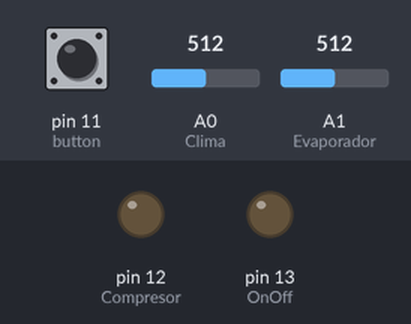
Simulated run of this sketch. Board: Arduino Uno, built with avr-gcc and run on an emulated ATmega328P. Shown: output pins drawn as LEDs (lit = HIGH). The test bench sets the inputs (shaded band); at power-on: pin 11 (button) HIGH, A0 (Clima) = 512, A1 (Evaporador) = 512.

Above: at 1.2 s.
1.3 s: pin 11 (button) pulled LOW for 0.15 s
At 2.7 s:
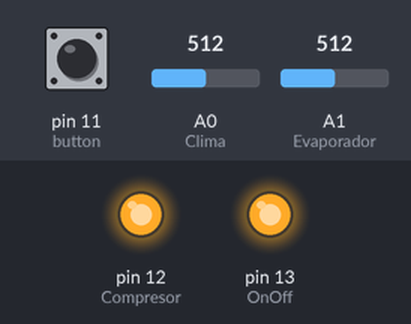
3.0 s: pin 11 (button) pulled LOW for 1 s
At 4.25 s:
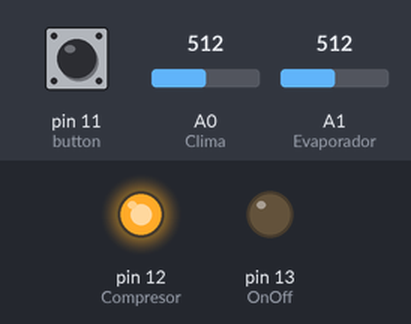
6.0 s: pin 11 (button) pulled LOW for 3.2 s
At 9.35 s:
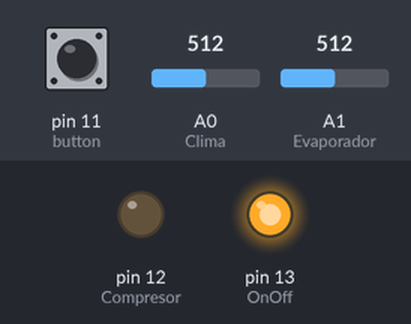
11.0 s: A0 (Clima) set to 716
At 11.8 s:
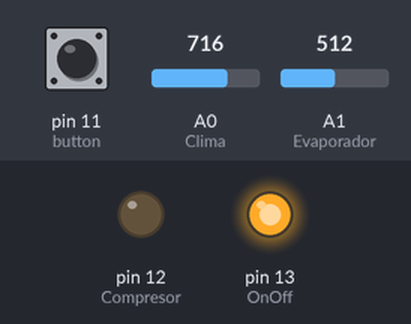
Timing chart, 0 to 14.0 s (numbered marks = the images above; inputs shaded):
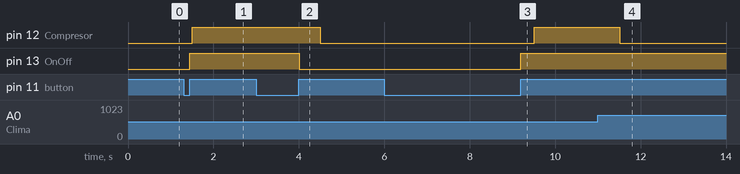

The sketch:

Instrumentacion.ino
```cpp
#include "Thread.h"
#include "ThreadController.h"
#include <Button.h>
#include <Keypad.h>
#include <TM1637Display.h>

#define Clima A0
#define Evaporador A1
#define OnOff 13
#define Compresor 12
#define Ventilador A3
#define button 11
#define CLK 10
#define DIO 9
//
const uint8_t SEGA[] = {
  0x0,
  0x0,
  SEG_A | SEG_F | SEG_G,
  SEG_A | SEG_B | SEG_F | SEG_G | SEG_E | SEG_C  };
const uint8_t SEGP[] = {
  0x0,
  0x0,
  SEG_A | SEG_F | SEG_G,
  SEG_A | SEG_B | SEG_F | SEG_G | SEG_E  };
const uint8_t SEGS[] = {
  0x0,
  0x0,
  SEG_A | SEG_F | SEG_G,
  SEG_A | SEG_F | SEG_G | SEG_C | SEG_D  };
//limpia display
const uint8_t data[] = {0x0, 0x0, 0x0, 0x0};
const byte Filas = 2;     //Cuatro filas
const byte Cols = 2;    //Cuatro columnas
byte Pins_Filas[] = {3,2};   //Pines Arduino a los que contamos las filas.
byte Pins_Cols[] = {4,5};  // Pines Arduino a los que contamos las columnas.
char Teclas [ Filas ][ Cols ] =
{
  {'1','2'},
  {'3','4'} };
Keypad teclado = Keypad(makeKeymap(Teclas), Pins_Filas, Pins_Cols, Filas, Cols);

int clima=0;
int evaporador=0;
int TempAmbiente=0;
int TempEvaporador=0;
int tempReq=25; //25°C es la temp deseada
int tempCrComp=10; //10° C
//String incomingByte; //letura del Serial

TM1637Display display(CLK, DIO);

Button myBtn(button, true, true, 20);    //Declare the button
boolean state;

ThreadController controll = ThreadController();
Thread* analogReads = new Thread();
Thread main =  Thread();
//Thread* displayThread =new  Thread();

//thread function
void analogReadsCallback(){
  clima=analogRead(Clima);
  TempAmbiente=temperatura(clima);
  delay(50);
  evaporador=analogRead(Evaporador);
  TempEvaporador=temperatura(evaporador);
//  Serial.println(TempAmbiente);
//  Serial.println(TempEvaporador);
}

void mainCallback(){
  if(state==true){
    if(TempAmbiente>tempReq+3){
      if(TempEvaporador<tempCrComp){
        StandBy();
      }else{
        Enciende();
      }
    }else if(TempAmbiente + 3>tempReq){
      if(TempEvaporador<tempCrComp){
        StandBy();
      }else{
        Enciende();
      }
    }else if(TempAmbiente + 3<tempReq){
      StandBy();
    }
  }else{
    Apaga();
  }
}
//void displayThreadCallback(){
//  display.showNumberDec (TempAmbiente,false,2,0);
//  display.setSegments(SEGA);
//}

//funciones
int temperatura(int sensor){
  float voltaje=sensor*(5.0/1023);
  float temperatura=((voltaje*-21.133)+78.018);
  int temp =temperatura;
  return temp;
}
/*Modo reposo, compresor apagado y ventilador encendido*/
void StandBy(){
  digitalWrite(Compresor,LOW);
  //digitalWrite(Ventilador,HIGH);
}
/*Modo Encendido, compresor y ventilador encendido*/
void Enciende(){
  digitalWrite(Compresor,HIGH);
  //digitalWrite(Ventilador,HIGH);
}
/*Modo Apagado*/
void Apaga(){
  digitalWrite(Compresor,LOW);
  //digitalWrite(Ventilador,LOW);
}
void setup() {
  // put your setup code here, to run once:
  pinMode(Compresor,OUTPUT);
  pinMode(OnOff, OUTPUT);
  Serial.begin(9600);
  //teclado.addEventListener(keypadEvent);
  //display.setBrightness (0x0f);

  analogReads->onRun(analogReadsCallback);
  analogReads->setInterval(200);

  main.onRun(mainCallback);
  main.setInterval(500);

  //displayThread->onRun(displayThreadCallback);
  //displayThread->setInterval(500);

  controll.add(analogReads);
  controll.add(&main);
  //controll.add(displayThread);
}

void loop() {
  // put your main code here, to run repeatedly:
  controll.run();
  teclado.getKey();
  myBtn.read();                    //Read the button
  if (myBtn.wasReleased()) {       //If the button was released, change the LED state
      state = !state;
      digitalWrite(OnOff, state);
    }
}
//
void keypadEvent (KeypadEvent eKey)
{
  switch (teclado.getState())
  {
    case PRESSED:
    Serial.print(eKey);
    switch(eKey)
    {
      case '1':
      display.setSegments(data);
      tempReq++;
       if (tempReq > 29)
       {
        tempReq = 29;
        }
      display.setSegments(SEGS);
      display.showNumberDec(tempReq,false,2,0);
      delay(500);
      display.setSegments(data);;
      break;
    case '2':
    display.setSegments(data);
     if (tempReq < 17)
     {
      tempReq =  17;
      }
    tempReq--;
    display.setSegments(SEGS);
    display.showNumberDec (tempReq,false,2,0);
    delay(500);
    display.setSegments(data);;
    break;

    case '3':
    display.setSegments(data);
     if (tempCrComp > 9)
     {
      tempCrComp = 9;
      }
    tempCrComp++;
    display.setSegments(SEGP);
    display.showNumberDec (tempCrComp,false,2,0);
    delay(500);
    display.setSegments(data);;
    break;

    case '4':
    display.setSegments(data);
     if (tempCrComp < 6)
     {
      tempCrComp = 6;
      }
    tempCrComp--;
    display.setSegments(SEGP);
    display.showNumberDec (tempCrComp,false,2,0);
    delay(500);
    display.setSegments(SEGA);
    break;
      }
  }
  }
```

Measured:
- after the input at 1.3 s, pin 12 (Compresor): LOW → HIGH after 0.20 s; pin 13 (OnOff): LOW → HIGH after 0.15 s
- after the input at 3.0 s, pin 12 (Compresor): HIGH → LOW after 1.5 s; pin 13 (OnOff): HIGH → LOW after 1.0 s
- after the input at 6.0 s, pin 12 (Compresor): LOW → HIGH after 3.5 s; pin 13 (OnOff): LOW → HIGH after 3.2 s
- after the input at 11.0 s, pin 12 (Compresor): HIGH → LOW after 0.51 s
